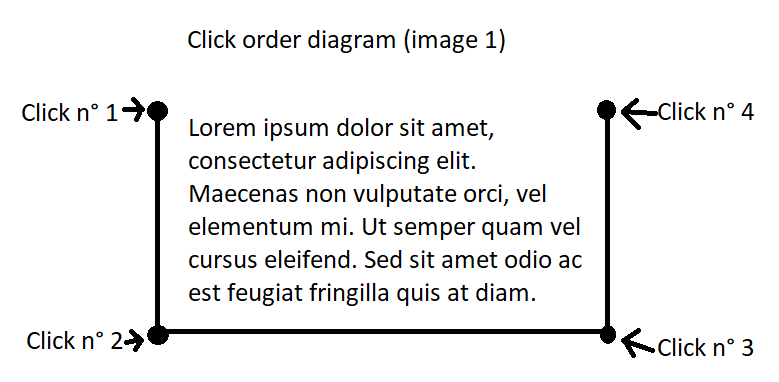
#> input picture image_1.tif, 779 x 382 px; its folder holds only this picture in this run
$ python -i charFunctions.py   (imports and definitions only)   (older library calls are emulated)
#> lines starting #> are read from the running program, lines starting #| are printed output that depends on the picture; after the words box and inside, x2 and y2 are one past the last pixel; in counts of white or black regions, pixels touching at a corner belong together
#####################################################
#                  charFuntions.py                  #
#     made by Iván Montalvo & Santiago Buitrago     #
#                                                   #
# The idea behind this definitions is to separate   #
# the characters inside a word using a rotation due #
# to inclination of the words.                      #
#                                                   #
#####################################################

import os

import cv2 as cv
import numpy as np

import startupFunctions as sF


def newRotation(strg):
    # Make a rotation, given by the inclination
    # of the word.
    # There're some restrictions of the long words
    # because the angle between the principal components
    # is so small or just too big.
#> called with strg = 'image_1.tif'
    dst = 0
    pos = []
    t = cv.imread(strg, -1)
#> t is the input picture: shape (382, 779, 3); mean B, G, R 238.5, 238.4, 238.5

    t[t == 1] = 255
    t[t == 0] = 1
#> t: shape (382, 779, 3); 6.14% of pixels changed, all inside (x1, y1, x2, y2) = (22, 29, 754, 358)
    t[t == 255] = 0
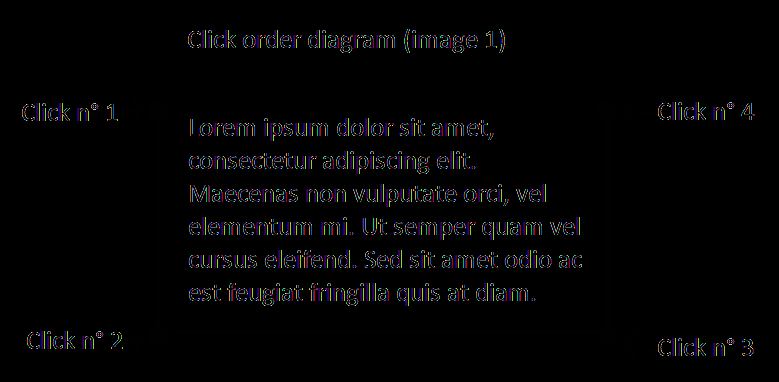
#> t: shape (382, 779, 3); mean B, G, R 4.4, 4, 4.2

#> (the run stopped early here; a loop or call above may not have finished)
